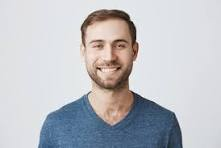
#> input picture bootcamp_sessions/PYNQ 401 - Facial Features (Breakout 1)/img/face.jpg, 221 x 148 px
$ jupyter execute --allow-errors 'Facial Features.ipynb'
#> lines starting #> are read from the running program, lines starting #| are printed output that depends on the picture
#> further down, img is the input picture: shape (148, 221, 3); mean B, G, R 196.4, 191.4, 190.2
# Facial Features

This model uses an input of 224x112

### Imports

[cell 1]
import numpy as np
import cv2 as cv
from matplotlib import pyplot as plt
from pynq_dpu import DpuOverlay

### DPU

#> (a cell that did not finish here is left out)

#> (a cell that did not finish here is left out)

### Tensors

These are some tensors that we can use.

#> (a cell that did not finish here is left out)

cool stuff is happening here.

[cell 5]
def plot_images(original_image, processed_image, disp_size=(20,20)):
    plt.figure(figsize=disp_size)
    plt.subplot(121),plt.imshow(original_image),plt.title('Original')
    plt.xticks([]), plt.yticks([])
    plt.subplot(122),plt.imshow(processed_image),plt.title('Processed')
    plt.xticks([]), plt.yticks([])
    plt.show()

def central_crop(image, crop_height, crop_width):
#> called with crop_height = 96, crop_width = 72
    image_height = image.shape[0]
#> image_height = 148
    image_width = image.shape[1]
#> image_width = 221
    offset_height = (image_height - crop_height) // 2
#> offset_height = 26
    offset_width = (image_width - crop_width) // 2
#> offset_width = 74
    image_crop = image[offset_height:offset_height + crop_height, offset_width:
                 offset_width + crop_width, :]
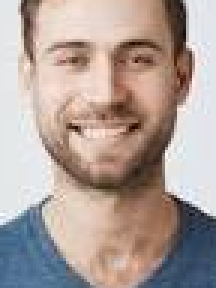
#> image_crop: shape (96, 72, 3) (shown 3 times larger); mean B, G, R 153.9, 160.2, 175.6
    return image_crop
# This function resizes the image with unchanged aspect ratio using padding.
# [64 lines left out: functions letterbox_image, get_dims, preprocess_fn, not called in this run]

[cell 6]
# [55 lines left out: function run, not called in this run]

[cell 7]
img = cv.imread('img/face.jpg')
rgb_img = cv.cvtColor(img, cv.COLOR_BGR2RGB)

#> (the rest of this cell did not finish here and is left out)

#> (a cell that did not finish here is left out)

[cell 9]
height, width = (96,72)
resized_img = central_crop(img, height, width)
plot_images(img, resized_img, disp_size=(5,5))
#> in plot_images, `plt.show()`:
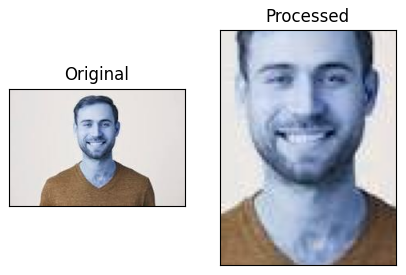
#> figure drawn by matplotlib, 2 panels; B, G, R data is drawn as R, G, B

#plot_images(img,resized_img)
print("Size of original image: ", img.shape)
#| Size of original image:  (148, 221, 3)
print("Size of resized image: ", resized_img.shape)
#| Size of resized image:  (96, 72, 3)
